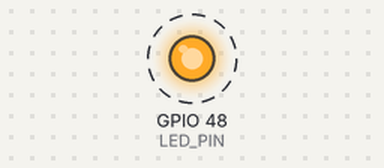
Simulated run of this sketch. Board: ESP32-S3. On the bench: output pins drawn as LEDs (lit = HIGH). Dashed ring = blinking. What the sketch prints to the serial monitor is not drawn.

Above: at 0.13 s.
Timing chart, 0 to 3.0 s (numbered marks = the images above):
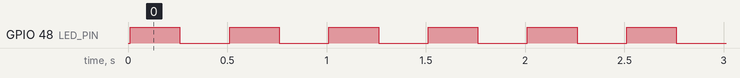

The sketch:

test_led_blink.ino
```cpp
/**
 * ESP32-S3 LED 闪烁测试程序
 * 用途：验证开发板和Arduino IDE开发环境连接是否正常
 * 频率：2Hz（每秒闪烁2次，周期500ms）
 *
 * 硬件：ESP32-S3 DevKit C
 * LED引脚：GPIO48（开发板内置RGB LED）
 *
 * 上传步骤：
 * 1. 用USB线连接ESP32-S3到电脑
 * 2. Arduino IDE中选择：工具 → 开发板 → ESP32 Arduino → ESP32S3 Dev Module
 * 3. 选择正确的COM端口
 * 4. 点击上传按钮（→）
 * 5. 上传完成后观察LED是否以2Hz频率闪烁
 */

#define LED_PIN 48  // ESP32-S3 DevKit C 内置LED引脚

void setup() {
  Serial.begin(115200);
  pinMode(LED_PIN, OUTPUT);

  Serial.println("\n========================================");
  Serial.println("ESP32-S3 LED 闪烁测试");
  Serial.println("频率：2Hz（周期500ms）");
  Serial.println("========================================");
  Serial.println("如果LED正常闪烁，说明开发环境配置成功！");
}

void loop() {
  digitalWrite(LED_PIN, HIGH);   // LED亮
  delay(250);                     // 持续250ms

  digitalWrite(LED_PIN, LOW);    // LED灭
  delay(250);                     // 持续250ms

  // 2Hz = 每秒闪烁2次（亮250ms + 灭250ms = 500ms一个周期）
}
```

Measured:
- by itself, GPIO 48 (LED_PIN): alternates HIGH for 0.25 s and LOW for 0.25 s
